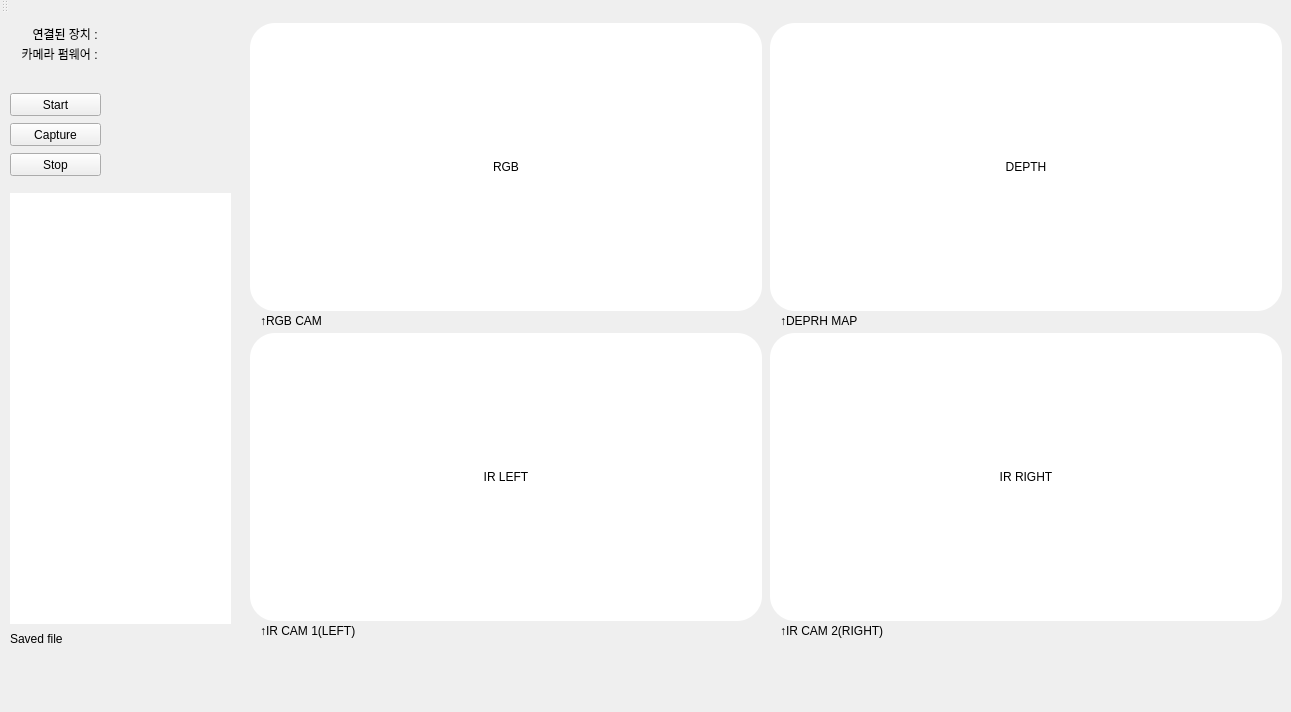
<?xml version="1.0" encoding="UTF-8"?>
<ui version="4.0">
 <class>CalibrationModuleClass</class>
 <widget class="QMainWindow" name="CalibrationModuleClass">
  <property name="geometry">
   <rect>
    <x>0</x>
    <y>0</y>
    <width>1291</width>
    <height>712</height>
   </rect>
  </property>
  <property name="windowTitle">
   <string>CalibrationModule</string>
  </property>
  <property name="styleSheet">
   <string notr="true">border-color: rgb(0, 0, 0);</string>
  </property>
  <widget class="QWidget" name="centralWidget">
   <widget class="QLabel" name="deviceName">
    <property name="geometry">
     <rect>
      <x>10</x>
      <y>10</y>
      <width>91</width>
      <height>21</height>
     </rect>
    </property>
    <property name="text">
     <string>연결된 장치 : </string>
    </property>
    <property name="alignment">
     <set>Qt::AlignRight|Qt::AlignTrailing|Qt::AlignVCenter</set>
    </property>
   </widget>
   <widget class="QLabel" name="deviceFirmware">
    <property name="geometry">
     <rect>
      <x>10</x>
      <y>30</y>
      <width>91</width>
      <height>21</height>
     </rect>
    </property>
    <property name="text">
     <string>카메라 펌웨어 : </string>
    </property>
    <property name="alignment">
     <set>Qt::AlignRight|Qt::AlignTrailing|Qt::AlignVCenter</set>
    </property>
   </widget>
   <widget class="QPushButton" name="startStreaming">
    <property name="geometry">
     <rect>
      <x>10</x>
      <y>80</y>
      <width>91</width>
      <height>23</height>
     </rect>
    </property>
    <property name="text">
     <string>Start</string>
    </property>
   </widget>
   <widget class="QPushButton" name="captrueImage">
    <property name="geometry">
     <rect>
      <x>10</x>
      <y>110</y>
      <width>91</width>
      <height>23</height>
     </rect>
    </property>
    <property name="text">
     <string>Capture</string>
    </property>
   </widget>
   <widget class="QPushButton" name="stopStreaming">
    <property name="geometry">
     <rect>
      <x>10</x>
      <y>140</y>
      <width>91</width>
      <height>23</height>
     </rect>
    </property>
    <property name="text">
     <string>Stop</string>
    </property>
   </widget>
   <widget class="QLabel" name="label">
    <property name="geometry">
     <rect>
      <x>260</x>
      <y>300</y>
      <width>71</width>
      <height>16</height>
     </rect>
    </property>
    <property name="styleSheet">
     <string notr="true"/>
    </property>
    <property name="text">
     <string>↑RGB CAM</string>
    </property>
   </widget>
   <widget class="QLabel" name="rgbLabel">
    <property name="geometry">
     <rect>
      <x>250</x>
      <y>10</y>
      <width>512</width>
      <height>288</height>
     </rect>
    </property>
    <property name="styleSheet">
     <string notr="true"> border-radius: 25px; background: white;</string>
    </property>
    <property name="text">
     <string>RGB</string>
    </property>
    <property name="textFormat">
     <enum>Qt::AutoText</enum>
    </property>
    <property name="alignment">
     <set>Qt::AlignCenter</set>
    </property>
   </widget>
   <widget class="QLabel" name="irRightLabel">
    <property name="geometry">
     <rect>
      <x>770</x>
      <y>320</y>
      <width>512</width>
      <height>288</height>
     </rect>
    </property>
    <property name="styleSheet">
     <string notr="true"> border-radius: 25px; background: white;</string>
    </property>
    <property name="text">
     <string>IR RIGHT</string>
    </property>
    <property name="alignment">
     <set>Qt::AlignCenter</set>
    </property>
   </widget>
   <widget class="QLabel" name="irLeftLabel">
    <property name="geometry">
     <rect>
      <x>250</x>
      <y>320</y>
      <width>512</width>
      <height>288</height>
     </rect>
    </property>
    <property name="styleSheet">
     <string notr="true"> border-radius: 25px; background: white;</string>
    </property>
    <property name="text">
     <string>IR LEFT</string>
    </property>
    <property name="alignment">
     <set>Qt::AlignCenter</set>
    </property>
   </widget>
   <widget class="QLabel" name="label_3">
    <property name="geometry">
     <rect>
      <x>780</x>
      <y>610</y>
      <width>111</width>
      <height>16</height>
     </rect>
    </property>
    <property name="styleSheet">
     <string notr="true"/>
    </property>
    <property name="text">
     <string>↑IR CAM 2(RIGHT)</string>
    </property>
   </widget>
   <widget class="QLabel" name="label_2">
    <property name="geometry">
     <rect>
      <x>260</x>
      <y>610</y>
      <width>111</width>
      <height>16</height>
     </rect>
    </property>
    <property name="styleSheet">
     <string notr="true"/>
    </property>
    <property name="text">
     <string>↑IR CAM 1(LEFT)</string>
    </property>
   </widget>
   <widget class="QLabel" name="label_4">
    <property name="geometry">
     <rect>
      <x>10</x>
      <y>180</y>
      <width>221</width>
      <height>431</height>
     </rect>
    </property>
    <property name="styleSheet">
     <string notr="true">background: white; border-color: coral;
    border-width: 7px;</string>
    </property>
    <property name="text">
     <string/>
    </property>
   </widget>
   <widget class="QLabel" name="depthLabel">
    <property name="geometry">
     <rect>
      <x>770</x>
      <y>10</y>
      <width>512</width>
      <height>288</height>
     </rect>
    </property>
    <property name="styleSheet">
     <string notr="true"> border-radius: 25px; background: white;</string>
    </property>
    <property name="text">
     <string>DEPTH</string>
    </property>
    <property name="textFormat">
     <enum>Qt::AutoText</enum>
    </property>
    <property name="alignment">
     <set>Qt::AlignCenter</set>
    </property>
   </widget>
   <widget class="QLabel" name="label_5">
    <property name="geometry">
     <rect>
      <x>780</x>
      <y>300</y>
      <width>81</width>
      <height>16</height>
     </rect>
    </property>
    <property name="styleSheet">
     <string notr="true"/>
    </property>
    <property name="text">
     <string>↑DEPRH MAP</string>
    </property>
   </widget>
   <widget class="QLabel" name="camName">
    <property name="geometry">
     <rect>
      <x>100</x>
      <y>10</y>
      <width>141</width>
      <height>21</height>
     </rect>
    </property>
    <property name="text">
     <string/>
    </property>
   </widget>
   <widget class="QLabel" name="firmwareVer">
    <property name="geometry">
     <rect>
      <x>100</x>
      <y>30</y>
      <width>141</width>
      <height>21</height>
     </rect>
    </property>
    <property name="text">
     <string/>
    </property>
   </widget>
   <widget class="QLabel" name="label_6">
    <property name="geometry">
     <rect>
      <x>10</x>
      <y>615</y>
      <width>81</width>
      <height>21</height>
     </rect>
    </property>
    <property name="text">
     <string>Saved file</string>
    </property>
   </widget>
  </widget>
  <widget class="QMenuBar" name="menuBar">
   <property name="geometry">
    <rect>
     <x>0</x>
     <y>0</y>
     <width>1291</width>
     <height>21</height>
    </rect>
   </property>
  </widget>
  <widget class="QToolBar" name="mainToolBar">
   <attribute name="toolBarArea">
    <enum>TopToolBarArea</enum>
   </attribute>
   <attribute name="toolBarBreak">
    <bool>false</bool>
   </attribute>
  </widget>
  <widget class="QStatusBar" name="statusBar"/>
 </widget>
 <layoutdefault spacing="6" margin="11"/>
 <resources>
  <include location="CalibrationModule.qrc"/>
 </resources>
 <connections/>
</ui>
